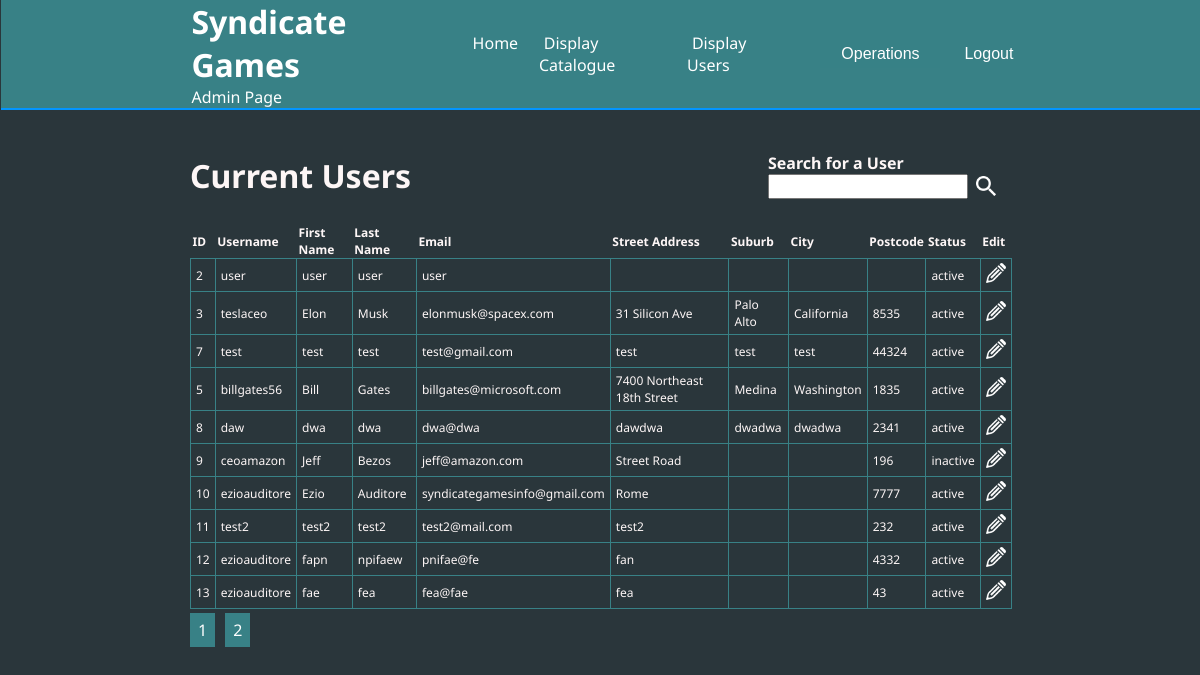
/displayusers.php (signed in), run on the app's committed database.
### tables this page shows
CREATE TABLE IF NOT EXISTS `users` (
  `userid` int(10) NOT NULL AUTO_INCREMENT,
  `username` varchar(30) DEFAULT NULL,
  `firstname` varchar(30) DEFAULT NULL,
  `lastname` varchar(30) DEFAULT NULL,
  `streetadd` varchar(50) DEFAULT NULL,
  `suburb` varchar(30) DEFAULT NULL,
  `city` varchar(30) DEFAULT NULL,
  `postcode` varchar(10) DEFAULT NULL,
  `email` varchar(60) DEFAULT NULL,
  `password` varchar(256) DEFAULT NULL,
  `status` tinyint(1) NOT NULL DEFAULT 1,
  PRIMARY KEY (`userid`)
);

### db.php (called while the page is built, shortened)
<?php
class db_gamesmarket {
	private $host="localhost";
    private $user="root";
    private $db="gamesmarket";
    private $pass="";
	private $conn;
	public function __construct() {
		try {
			$this->conn = new PDO( "mysql:host=" . $this->host . ";dbname=" . $this->db, $this->user, $this->pass );
		} catch ( PDOException $e ) {
			print("Unable to connect to the database server.");
			exit();
		}
	}
	public function getalldata($table) {
		$sql = "SELECT * FROM $table";
		$q = $this->conn->query($sql) or die("failed query in getalldata");
		while ($r = $q->fetch(PDO::FETCH_ASSOC)) {
			$results[] = $r;
		}
		return $results;
		exit();
	}
	public function getfinitesetofdata($table, $start, $productspp) {
		$sql = "SELECT * FROM $table LIMIT $start, $productspp";
		$q = $this->conn->query($sql) or die("failed query in getfinitesetofdata");
		while ($r = $q->fetch(PDO::FETCH_ASSOC)) {
			$results[] = $r;
		}
		return $results;
		exit();
	}
}
?>

### displayusers.php (the view, shortened to what this page needs)
<?php
spl_autoload_register( function ( $class ) {
	include_once( 'db.php' );
} );
$obj = new db_gamesmarket;
$results = $obj->getalldata('users');
$productspp = 10;
isset ($_GET['page']) ? $page = $_GET['page'] : $page = 0;
if ($page > 1) {
	$start = $page * $productspp - $productspp;
}
else {
	$start = 0;
}
$numrows = count($results);
$totalpages = $numrows / $productspp;
if ($numrows % $productspp != 0) {
	$totalpages += 1;
}
$results = $obj->getfinitesetofdata('users', $start, $productspp);
?>
<!doctype html>
<html>
<head>
<link rel="stylesheet" href="css/adminstyles.css?<?php echo time(); ?>">
<link rel="stylesheet" href="css/tablestyles.css?<?php echo time(); ?>">
</head>
<body>
	<div class="wrapper">
	<?php include 'adminnav.php'; ?>
	<div class="catalogue">
			<div class="catalogue-header">
			<h1>Current Users</h1>
				<div class="search-bars">
				<div class="search-item">
					<form action="controller.php" method="post">
						<div class="searchusers">
							<h4>Search for a User</h4>
							<input type="text" name="searchvalue">
						</div>
				</div>
					<button class="searchbtn" type="submit" name="searchusers"><img src="siteimages/001-search.png" alt=""></button></form>
				</div>
			</div>
			<div class="catalogue-main">
				<div class="catalogue-table">
			<table class="products">
				<tbody>
				<tr>
					<th scope='col'>ID</th>
					<th scope='col'>Username</th>
					<th scope='col'>First Name</th>
					<th scope='col'>Last Name</th>
					<th scope='col'>Email</th>
					<th scope='col'>Street Address</th>
					<th scope='col'>Suburb</th>
					<th scope='col'>City</th>
					<th scope='col'>Postcode</th>
					<th scope='col'>Status</th>
					<th scope='col'>Edit</th>
				</tr>
					<?php
					foreach($results as $result) { ?>
					<tr>
						<td><?php echo $result['userid']; ?></td>
						<td><?php echo $result['username']; ?></td>
						<td><?php echo $result['firstname']; ?></td>
						<td><?php echo $result['lastname']; ?></td>
						<td><?php echo $result['email']; ?></td>
						<td><?php echo $result['streetadd']; ?></td>
						<td><?php echo $result['suburb']; ?></td>
						<td><?php echo $result['city']; ?></td>
						<td><?php echo $result['postcode']; ?></td>
						<td><?php if($result['status'] == 1) {
						echo 'active';
					} else {
						echo 'inactive';
					} ?></td>
						<td>
							<form action="controller.php" class="table_form" method="post">
							<div class="editbutton">
								<input class="editbutton" type="image" name="edituser" src="siteimages/editwhite.png" value="Edit">
							</div>
							</form>
						</td>
					</tr>
					<?php
					}
					?>
				</tbody>
			</table>
			<div class="pagelinks">
			<?php
				for($p = 1; $p <= $totalpages; $p++) {
					echo "<a href='?page=$p'>$p</a>";
				}
			?>
			</div>
		</div>
			</div>
		</div>
		</div>
</body>
</html>

### css/adminstyles.css (style rules this page uses)
* { margin: 0; padding: 0; box-sizing: border-box; }
body { background-color: #2a363b; color: #fdf6f6; font-family: 'Noto Sans', sans-serif; overflow-x: hidden; }
a { text-decoration: none; color: #fff; }
.wrapper { max-width: 70%; min-width: 800px; margin-top: 2%; padding-bottom: 10px; padding-left: 10px; margin: auto; }
table { width: 99%; border-collapse: collapse; font-size: 12px; }
table tr th { padding: 0 2px; text-align: left; }
table tr td { padding: 4px 5px; border: 1px solid #388186; }
.search-bars, .refine-genre, .search-item { display: flex; }
button { width: 100%; font-size: 1rem; margin: 1.5rem 1.5rem 1.5rem 0.5rem; background: #388186; color: #fff; border: none; }
.catalogue-header { display: flex; justify-content: space-between; align-items: center; padding-top: 1rem; }
.search-bars { display: flex; align-items: center; }

### css/tablestyles.css (style rules this page uses)
.editbutton input[type="image"] { width: 20px; }
.pagelinks { padding-top: 10px; }
.pagelinks a { color: #fff; text-decoration: none; margin-right: 10px; background-color: #388186; padding: 6px 8px; }
.searchproducts input[type='text'], .searchusers input[type='text'], .refine-genre select { width: 200px; height: 25px; }
.search-bars { display: flex; }
.searchbtn img { width: 20px; }
button.searchbtn { margin-top: 50px; background: #2a363b; }

### data on the page
users: userid "2", username "user", firstname "user", lastname "user", email "user", status "active"
users: userid "3", username "teslaceo", firstname "Elon", lastname "Musk", email "elonmusk@spacex.com", streetadd "31 Silicon Ave", suburb "Palo Alto", city "California", postcode "8535", status "active"
users: userid "7", username "test", firstname "test", lastname "test", email "test@gmail.com", streetadd "test", suburb "test", city "test", postcode "44324", status "active"
users: userid "5", username "billgates56", firstname "Bill", lastname "Gates", email "billgates@microsoft.com", streetadd "7400 Northeast 18th Street", suburb "Medina", city "Washington", postcode "1835", status "active"
users: userid "8", username "daw", firstname "dwa", lastname "dwa", email "dwa@dwa", streetadd "dawdwa", suburb "dwadwa", city "dwadwa", postcode "2341", status "active"
users: userid "9", username "ceoamazon", firstname "Jeff", lastname "Bezos", email "jeff@amazon.com", streetadd "Street Road", postcode "196", status "inactive"
users: userid "10", username "ezioauditore", firstname "Ezio", lastname "Auditore", email "syndicategamesinfo@gmail.com", streetadd "Rome", postcode "7777", status "active"
users: userid "11", username "test2", firstname "test2", lastname "test2", email "test2@mail.com", streetadd "test2", postcode "232", status "active"
users: userid "12", username "ezioauditore", firstname "fapn", lastname "npifaew", email "pnifae@fe", streetadd "fan", postcode "4332", status "active"
users: userid "13", username "ezioauditore", firstname "fae", lastname "fea", email "fea@fae", streetadd "fea", postcode "43", status "active"
